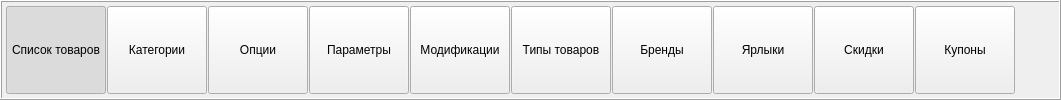
    <widget class="QFrame" name="frameButtons">
     <property name="autoFillBackground">
      <bool>false</bool>
     </property>
     <property name="frameShape">
      <enum>QFrame::Box</enum>
     </property>
     <property name="frameShadow">
      <enum>QFrame::Raised</enum>
     </property>
     <layout class="QHBoxLayout" name="horizontalLayout">
      <property name="spacing">
       <number>1</number>
      </property>
      <property name="sizeConstraint">
       <enum>QLayout::SetMinimumSize</enum>
      </property>
      <property name="leftMargin">
       <number>4</number>
      </property>
      <property name="topMargin">
       <number>4</number>
      </property>
      <property name="rightMargin">
       <number>4</number>
      </property>
      <property name="bottomMargin">
       <number>4</number>
      </property>
      <item>
       <widget class="QPushButton" name="pushButtonProducts">
        <property name="sizePolicy">
         <sizepolicy hsizetype="Preferred" vsizetype="Preferred">
          <horstretch>0</horstretch>
          <verstretch>0</verstretch>
         </sizepolicy>
        </property>
        <property name="minimumSize">
         <size>
          <width>100</width>
          <height>27</height>
         </size>
        </property>
        <property name="maximumSize">
         <size>
          <width>16777215</width>
          <height>16777215</height>
         </size>
        </property>
        <property name="text">
         <string>Список товаров</string>
        </property>
        <property name="iconSize">
         <size>
          <width>20</width>
          <height>20</height>
         </size>
        </property>
        <property name="checkable">
         <bool>true</bool>
        </property>
        <property name="checked">
         <bool>true</bool>
        </property>
        <property name="autoRepeatDelay">
         <number>0</number>
        </property>
        <property name="flat">
         <bool>false</bool>
        </property>
        <attribute name="buttonGroup">
         <string notr="true">buttonGroup</string>
        </attribute>
       </widget>
      </item>
      <item>
       <widget class="QPushButton" name="pushButtonGroups">
        <property name="sizePolicy">
         <sizepolicy hsizetype="Preferred" vsizetype="Preferred">
          <horstretch>0</horstretch>
          <verstretch>0</verstretch>
         </sizepolicy>
        </property>
        <property name="minimumSize">
         <size>
          <width>100</width>
          <height>27</height>
         </size>
        </property>
        <property name="maximumSize">
         <size>
          <width>16777215</width>
          <height>16777215</height>
         </size>
        </property>
        <property name="text">
         <string>Категории</string>
        </property>
        <property name="iconSize">
         <size>
          <width>24</width>
          <height>24</height>
         </size>
        </property>
        <property name="checkable">
         <bool>true</bool>
        </property>
        <property name="autoRepeatDelay">
         <number>0</number>
        </property>
        <property name="flat">
         <bool>false</bool>
        </property>
        <attribute name="buttonGroup">
         <string notr="true">buttonGroup</string>
        </attribute>
       </widget>
      </item>
      <item>
       <widget class="QPushButton" name="pushButtonOptions">
        <property name="sizePolicy">
         <sizepolicy hsizetype="Preferred" vsizetype="Preferred">
          <horstretch>0</horstretch>
          <verstretch>0</verstretch>
         </sizepolicy>
        </property>
        <property name="minimumSize">
         <size>
          <width>100</width>
          <height>27</height>
         </size>
        </property>
        <property name="maximumSize">
         <size>
          <width>16777215</width>
          <height>16777215</height>
         </size>
        </property>
        <property name="text">
         <string>Опции</string>
        </property>
        <property name="iconSize">
         <size>
          <width>24</width>
          <height>24</height>
         </size>
        </property>
        <property name="checkable">
         <bool>true</bool>
        </property>
        <property name="autoRepeatDelay">
         <number>3</number>
        </property>
        <property name="flat">
         <bool>false</bool>
        </property>
        <attribute name="buttonGroup">
         <string notr="true">buttonGroup</string>
        </attribute>
       </widget>
      </item>
      <item>
       <widget class="QPushButton" name="pushButtonFeatures">
        <property name="sizePolicy">
         <sizepolicy hsizetype="Preferred" vsizetype="Preferred">
          <horstretch>0</horstretch>
          <verstretch>0</verstretch>
         </sizepolicy>
        </property>
        <property name="minimumSize">
         <size>
          <width>100</width>
          <height>27</height>
         </size>
        </property>
        <property name="maximumSize">
         <size>
          <width>16777215</width>
          <height>16777215</height>
         </size>
        </property>
        <property name="text">
         <string>Параметры</string>
        </property>
        <property name="iconSize">
         <size>
          <width>24</width>
          <height>24</height>
         </size>
        </property>
        <property name="checkable">
         <bool>true</bool>
        </property>
        <property name="autoRepeatDelay">
         <number>3</number>
        </property>
        <property name="flat">
         <bool>false</bool>
        </property>
        <attribute name="buttonGroup">
         <string notr="true">buttonGroup</string>
        </attribute>
       </widget>
      </item>
      <item>
       <widget class="QPushButton" name="pushButtonGroupsModifications">
        <property name="sizePolicy">
         <sizepolicy hsizetype="Preferred" vsizetype="Preferred">
          <horstretch>0</horstretch>
          <verstretch>0</verstretch>
         </sizepolicy>
        </property>
        <property name="minimumSize">
         <size>
          <width>100</width>
          <height>27</height>
         </size>
        </property>
        <property name="maximumSize">
         <size>
          <width>16777215</width>
          <height>16777215</height>
         </size>
        </property>
        <property name="text">
         <string>Модификации</string>
        </property>
        <property name="iconSize">
         <size>
          <width>24</width>
          <height>24</height>
         </size>
        </property>
        <property name="checkable">
         <bool>true</bool>
        </property>
        <property name="autoRepeatDelay">
         <number>3</number>
        </property>
        <property name="flat">
         <bool>false</bool>
        </property>
        <attribute name="buttonGroup">
         <string notr="true">buttonGroup</string>
        </attribute>
       </widget>
      </item>
      <item>
       <widget class="QPushButton" name="pushButtonGoodsTypes">
        <property name="sizePolicy">
         <sizepolicy hsizetype="Preferred" vsizetype="Preferred">
          <horstretch>0</horstretch>
          <verstretch>0</verstretch>
         </sizepolicy>
        </property>
        <property name="minimumSize">
         <size>
          <width>100</width>
          <height>27</height>
         </size>
        </property>
        <property name="maximumSize">
         <size>
          <width>16777215</width>
          <height>16777215</height>
         </size>
        </property>
        <property name="text">
         <string>Типы товаров</string>
        </property>
        <property name="iconSize">
         <size>
          <width>24</width>
          <height>24</height>
         </size>
        </property>
        <property name="checkable">
         <bool>true</bool>
        </property>
        <property name="autoRepeatDelay">
         <number>3</number>
        </property>
        <property name="flat">
         <bool>false</bool>
        </property>
        <attribute name="buttonGroup">
         <string notr="true">buttonGroup</string>
        </attribute>
       </widget>
      </item>
      <item>
       <widget class="QPushButton" name="pushButtonBrands">
        <property name="sizePolicy">
         <sizepolicy hsizetype="Preferred" vsizetype="Preferred">
          <horstretch>0</horstretch>
          <verstretch>0</verstretch>
         </sizepolicy>
        </property>
        <property name="minimumSize">
         <size>
          <width>100</width>
          <height>27</height>
         </size>
        </property>
        <property name="maximumSize">
         <size>
          <width>16777215</width>
          <height>16777215</height>
         </size>
        </property>
        <property name="text">
         <string>Бренды</string>
        </property>
        <property name="iconSize">
         <size>
          <width>24</width>
          <height>24</height>
         </size>
        </property>
        <property name="checkable">
         <bool>true</bool>
        </property>
        <property name="autoRepeatDelay">
         <number>2</number>
        </property>
        <property name="flat">
         <bool>false</bool>
        </property>
        <attribute name="buttonGroup">
         <string notr="true">buttonGroup</string>
        </attribute>
       </widget>
      </item>
      <item>
       <widget class="QPushButton" name="pushButtonLabels">
        <property name="sizePolicy">
         <sizepolicy hsizetype="Preferred" vsizetype="Preferred">
          <horstretch>0</horstretch>
          <verstretch>0</verstretch>
         </sizepolicy>
        </property>
        <property name="minimumSize">
         <size>
          <width>100</width>
          <height>27</height>
         </size>
        </property>
        <property name="maximumSize">
         <size>
          <width>16777215</width>
          <height>16777215</height>
         </size>
        </property>
        <property name="text">
         <string>Ярлыки</string>
        </property>
        <property name="iconSize">
         <size>
          <width>24</width>
          <height>24</height>
         </size>
        </property>
        <property name="checkable">
         <bool>true</bool>
        </property>
        <property name="autoRepeatDelay">
         <number>1</number>
        </property>
        <property name="flat">
         <bool>false</bool>
        </property>
        <attribute name="buttonGroup">
         <string notr="true">buttonGroup</string>
        </attribute>
       </widget>
      </item>
      <item>
       <widget class="QPushButton" name="pushButtonDiscounts">
        <property name="sizePolicy">
         <sizepolicy hsizetype="Preferred" vsizetype="Preferred">
          <horstretch>0</horstretch>
          <verstretch>0</verstretch>
         </sizepolicy>
        </property>
        <property name="minimumSize">
         <size>
          <width>100</width>
          <height>27</height>
         </size>
        </property>
        <property name="maximumSize">
         <size>
          <width>16777215</width>
          <height>16777215</height>
         </size>
        </property>
        <property name="text">
         <string>Скидки</string>
        </property>
        <property name="iconSize">
         <size>
          <width>24</width>
          <height>24</height>
         </size>
        </property>
        <property name="checkable">
         <bool>true</bool>
        </property>
        <property name="autoRepeatDelay">
         <number>1</number>
        </property>
        <property name="flat">
         <bool>false</bool>
        </property>
        <attribute name="buttonGroup">
         <string notr="true">buttonGroup</string>
        </attribute>
       </widget>
      </item>
      <item>
       <widget class="QPushButton" name="pushButtonCoupons">
        <property name="sizePolicy">
         <sizepolicy hsizetype="Preferred" vsizetype="Preferred">
          <horstretch>0</horstretch>
          <verstretch>0</verstretch>
         </sizepolicy>
        </property>
        <property name="minimumSize">
         <size>
          <width>100</width>
          <height>27</height>
         </size>
        </property>
        <property name="maximumSize">
         <size>
          <width>16777215</width>
          <height>16777215</height>
         </size>
        </property>
        <property name="text">
         <string>Купоны</string>
        </property>
        <property name="iconSize">
         <size>
          <width>24</width>
          <height>24</height>
         </size>
        </property>
        <property name="checkable">
         <bool>true</bool>
        </property>
        <property name="autoRepeatDelay">
         <number>1</number>
        </property>
        <property name="flat">
         <bool>false</bool>
        </property>
        <attribute name="buttonGroup">
         <string notr="true">buttonGroup</string>
        </attribute>
       </widget>
      </item>
      <item>
       <spacer name="horizontalSpacer">
        <property name="orientation">
         <enum>Qt::Horizontal</enum>
        </property>
        <property name="sizeHint" stdset="0">
         <size>
          <width>40</width>
          <height>20</height>
         </size>
        </property>
       </spacer>
      </item>
     </layout>
    </widget>
